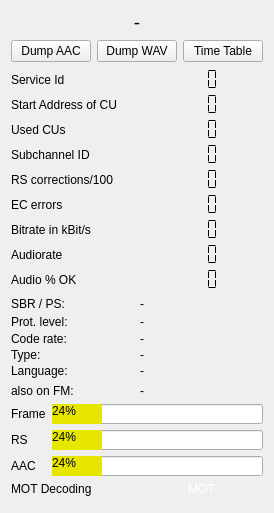
<?xml version="1.0" encoding="UTF-8"?>
<ui version="4.0">
 <class>technical_data</class>
 <widget class="QWidget" name="technical_data">
  <property name="windowTitle">
   <string>Technical Details</string>
  </property>
  <layout class="QVBoxLayout" name="verticalLayout">
   <item>
    <layout class="QHBoxLayout" name="horizontalLayout_5">
     <item>
      <layout class="QHBoxLayout" name="horizontalLayout_2">
       <item>
        <widget class="QLabel" name="programName">
         <property name="maximumSize">
          <size>
           <width>16777215</width>
           <height>40</height>
          </size>
         </property>
         <property name="font">
          <font>
           <pointsize>14</pointsize>
          </font>
         </property>
         <property name="toolTip">
          <string>&lt;html&gt;&lt;head/&gt;&lt;body&gt;&lt;p&gt;&lt;span style=&quot; font-size:14pt;&quot;&gt;Service long label&lt;/span&gt;&lt;/p&gt;&lt;/body&gt;&lt;/html&gt;</string>
         </property>
         <property name="text">
          <string>-</string>
         </property>
         <property name="alignment">
          <set>Qt::AlignCenter</set>
         </property>
        </widget>
       </item>
      </layout>
     </item>
    </layout>
   </item>
   <item>
    <layout class="QHBoxLayout" name="horizontalLayout_4">
     <item>
      <widget class="QPushButton" name="framedumpButton">
       <property name="toolTip">
        <string>&lt;html&gt;&lt;head/&gt;&lt;body&gt;&lt;p&gt;DAB+ audio services are encoded in an AAC format. &lt;/p&gt;&lt;p&gt;Touching this button will show a menu to store the AAC frames into a file.&lt;/p&gt;&lt;p&gt;As usual, touching the button again will close the output file. Programs like VLC can handle such files.&lt;/p&gt;&lt;/body&gt;&lt;/html&gt;</string>
       </property>
       <property name="text">
        <string>Dump AAC</string>
       </property>
      </widget>
     </item>
     <item>
      <widget class="QPushButton" name="audiodumpButton">
       <property name="toolTip">
        <string>&lt;html&gt;&lt;head/&gt;&lt;body&gt;&lt;p&gt;The audio output can be saved as a file in uncompressed PCM format. &lt;/p&gt;&lt;p&gt;Touching this button will show a menu to save the PCM data into a file.&lt;/p&gt;&lt;p&gt;The output is a regular &amp;quot;.wav&amp;quot; file which can be handled by many other audio programs.&lt;/p&gt;&lt;/body&gt;&lt;/html&gt;</string>
       </property>
       <property name="text">
        <string>Dump WAV</string>
       </property>
      </widget>
     </item>
     <item>
      <widget class="QPushButton" name="timeTable_button">
       <property name="toolTip">
        <string>&lt;html&gt;&lt;head/&gt;&lt;body&gt;&lt;p&gt;If configured - opens a new windows with SPI (formerly called EPG) preview.&lt;/p&gt;&lt;p&gt;&lt;br/&gt;Note that this is still work in progress.&lt;/p&gt;&lt;/body&gt;&lt;/html&gt;</string>
       </property>
       <property name="text">
        <string>Time Table</string>
       </property>
      </widget>
     </item>
    </layout>
   </item>
   <item>
    <layout class="QFormLayout" name="formLayout">
     <property name="verticalSpacing">
      <number>2</number>
     </property>
     <item row="0" column="0">
      <widget class="QLabel" name="label_3">
       <property name="text">
        <string>Service Id</string>
       </property>
      </widget>
     </item>
     <item row="0" column="1">
      <widget class="QLCDNumber" name="serviceIdDisplay">
       <property name="frameShape">
        <enum>QFrame::NoFrame</enum>
       </property>
       <property name="mode">
        <enum>QLCDNumber::Hex</enum>
       </property>
       <property name="segmentStyle">
        <enum>QLCDNumber::Flat</enum>
       </property>
      </widget>
     </item>
     <item row="1" column="0">
      <widget class="QLabel" name="label">
       <property name="text">
        <string>Start Address of CU</string>
       </property>
      </widget>
     </item>
     <item row="1" column="1">
      <widget class="QLCDNumber" name="startAddressDisplay">
       <property name="frameShape">
        <enum>QFrame::NoFrame</enum>
       </property>
       <property name="segmentStyle">
        <enum>QLCDNumber::Flat</enum>
       </property>
      </widget>
     </item>
     <item row="2" column="0">
      <widget class="QLabel" name="label_2">
       <property name="text">
        <string>Used CUs</string>
       </property>
      </widget>
     </item>
     <item row="2" column="1">
      <widget class="QLCDNumber" name="lengthDisplay">
       <property name="frameShape">
        <enum>QFrame::NoFrame</enum>
       </property>
       <property name="segmentStyle">
        <enum>QLCDNumber::Flat</enum>
       </property>
      </widget>
     </item>
     <item row="3" column="0">
      <widget class="QLabel" name="label_6">
       <property name="text">
        <string>Subchannel ID</string>
       </property>
      </widget>
     </item>
     <item row="3" column="1">
      <widget class="QLCDNumber" name="subChIdDisplay">
       <property name="frameShape">
        <enum>QFrame::NoFrame</enum>
       </property>
       <property name="segmentStyle">
        <enum>QLCDNumber::Flat</enum>
       </property>
      </widget>
     </item>
     <item row="4" column="0">
      <widget class="QLabel" name="label_4">
       <property name="text">
        <string>RS corrections/100</string>
       </property>
      </widget>
     </item>
     <item row="4" column="1">
      <widget class="QLCDNumber" name="rsCorrections">
       <property name="toolTip">
        <string>The number of corrections made by the reed-solomon algorithm over 10 DAB+ frames (so the number does not relate to the classic DAB/MP2 frames)</string>
       </property>
       <property name="frameShape">
        <enum>QFrame::NoFrame</enum>
       </property>
       <property name="segmentStyle">
        <enum>QLCDNumber::Flat</enum>
       </property>
      </widget>
     </item>
     <item row="6" column="0">
      <widget class="QLabel" name="l6">
       <property name="text">
        <string>Bitrate in kBit/s</string>
       </property>
      </widget>
     </item>
     <item row="6" column="1">
      <widget class="QLCDNumber" name="bitrateDisplay">
       <property name="toolTip">
        <string>&lt;html&gt;&lt;head/&gt;&lt;body&gt;&lt;p&gt;The bitrate of the encoding of the AAC datastream is shown here&lt;/p&gt;&lt;/body&gt;&lt;/html&gt;</string>
       </property>
       <property name="frameShape">
        <enum>QFrame::NoFrame</enum>
       </property>
       <property name="segmentStyle">
        <enum>QLCDNumber::Flat</enum>
       </property>
      </widget>
     </item>
     <item row="7" column="0">
      <widget class="QLabel" name="label_10">
       <property name="text">
        <string>Audiorate</string>
       </property>
      </widget>
     </item>
     <item row="7" column="1">
      <widget class="QLCDNumber" name="audioRate">
       <property name="toolTip">
        <string>&lt;html&gt;&lt;head/&gt;&lt;body&gt;&lt;p&gt;The audible audio runs at 48000 Ss. Some services deliver lower samplerates, these samplerates - shown here - are transformed into 48000 &lt;/p&gt;&lt;/body&gt;&lt;/html&gt;</string>
       </property>
       <property name="frameShape">
        <enum>QFrame::NoFrame</enum>
       </property>
       <property name="segmentStyle">
        <enum>QLCDNumber::Flat</enum>
       </property>
      </widget>
     </item>
     <item row="8" column="0">
      <widget class="QLabel" name="missedLabel">
       <property name="text">
        <string>Audio % OK</string>
       </property>
      </widget>
     </item>
     <item row="8" column="1">
      <widget class="QLCDNumber" name="missedSamples">
       <property name="toolTip">
        <string>&lt;html&gt;&lt;head/&gt;&lt;body&gt;&lt;p&gt;The audiohandler runs with its own clock. If less than the requested number of&lt;/p&gt;&lt;p&gt;audiosamples is passed on, the percentage = shown here - will drop accordingly.&lt;/p&gt;&lt;/body&gt;&lt;/html&gt;</string>
       </property>
       <property name="frameShape">
        <enum>QFrame::NoFrame</enum>
       </property>
       <property name="segmentStyle">
        <enum>QLCDNumber::Flat</enum>
       </property>
      </widget>
     </item>
     <item row="5" column="1">
      <widget class="QLCDNumber" name="ecCorrections">
       <property name="toolTip">
        <string>&lt;html&gt;&lt;head/&gt;&lt;body&gt;&lt;p&gt;RS decoding/recovery uses parity bits. If, however, a parity bit is faulty, recovery of errors may lead to introducing errors. The crc check following the recovery should reveal that.&lt;/p&gt;&lt;/body&gt;&lt;/html&gt;</string>
       </property>
       <property name="frameShape">
        <enum>QFrame::NoFrame</enum>
       </property>
       <property name="segmentStyle">
        <enum>QLCDNumber::Flat</enum>
       </property>
      </widget>
     </item>
     <item row="5" column="0">
      <widget class="QLabel" name="label_11">
       <property name="text">
        <string>EC errors </string>
       </property>
      </widget>
     </item>
    </layout>
   </item>
   <item>
    <layout class="QGridLayout" name="gridLayout_2">
     <property name="verticalSpacing">
      <number>2</number>
     </property>
     <item row="2" column="0">
      <widget class="QLabel" name="label_12">
       <property name="text">
        <string>Code rate:</string>
       </property>
      </widget>
     </item>
     <item row="3" column="0">
      <widget class="QLabel" name="label_8">
       <property name="text">
        <string>Type:</string>
       </property>
      </widget>
     </item>
     <item row="1" column="0">
      <widget class="QLabel" name="label_5">
       <property name="minimumSize">
        <size>
         <width>0</width>
         <height>17</height>
        </size>
       </property>
       <property name="text">
        <string>Prot. level:</string>
       </property>
      </widget>
     </item>
     <item row="3" column="1">
      <widget class="QLabel" name="ASCTy">
       <property name="text">
        <string>-</string>
       </property>
      </widget>
     </item>
     <item row="4" column="1">
      <widget class="QLabel" name="language">
       <property name="toolTip">
        <string>&lt;html&gt;&lt;head/&gt;&lt;body&gt;&lt;p&gt;Language (defined by provider)&lt;/p&gt;&lt;/body&gt;&lt;/html&gt;</string>
       </property>
       <property name="text">
        <string>-</string>
       </property>
      </widget>
     </item>
     <item row="1" column="1">
      <widget class="QLabel" name="uepField">
       <property name="toolTip">
        <string>&lt;html&gt;&lt;head/&gt;&lt;body&gt;&lt;p&gt;Shows Protection Level and Type (A or B)&lt;/p&gt;&lt;/body&gt;&lt;/html&gt;</string>
       </property>
       <property name="text">
        <string>-</string>
       </property>
      </widget>
     </item>
     <item row="2" column="1">
      <widget class="QLabel" name="codeRate">
       <property name="text">
        <string>-</string>
       </property>
      </widget>
     </item>
     <item row="4" column="0">
      <widget class="QLabel" name="label_9">
       <property name="text">
        <string>Language:</string>
       </property>
      </widget>
     </item>
     <item row="0" column="0">
      <widget class="QLabel" name="label_13">
       <property name="text">
        <string>SBR / PS:</string>
       </property>
      </widget>
     </item>
     <item row="0" column="1">
      <widget class="QLabel" name="lblSbrUsed">
       <property name="toolTip">
        <string>&lt;html&gt;&lt;head/&gt;&lt;body&gt;&lt;p&gt;Shows whether audio uses &lt;span style=&quot; font-weight:600;&quot;&gt;S&lt;/span&gt;pectral &lt;span style=&quot; font-weight:600;&quot;&gt;B&lt;/span&gt;and&lt;span style=&quot; font-weight:600;&quot;&gt; R&lt;/span&gt;eplication and &lt;span style=&quot; font-weight:600;&quot;&gt;P&lt;/span&gt;arametric &lt;span style=&quot; font-weight:600;&quot;&gt;S&lt;/span&gt;tereo&lt;/p&gt;&lt;/body&gt;&lt;/html&gt;</string>
       </property>
       <property name="text">
        <string>-</string>
       </property>
      </widget>
     </item>
    </layout>
   </item>
   <item>
    <layout class="QHBoxLayout" name="horizontalLayout_3">
     <item>
      <widget class="QLabel" name="fmLabel">
       <property name="toolTip">
        <string>&lt;html&gt;&lt;head/&gt;&lt;body&gt;&lt;p&gt;This DAB service is on FM as well. Feature only used by some DAB services.&lt;/p&gt;&lt;/body&gt;&lt;/html&gt;</string>
       </property>
       <property name="text">
        <string>also on FM:</string>
       </property>
      </widget>
     </item>
     <item>
      <widget class="QLabel" name="fmFrequency">
       <property name="text">
        <string>-</string>
       </property>
      </widget>
     </item>
    </layout>
   </item>
   <item>
    <layout class="QGridLayout" name="gridLayout">
     <item row="2" column="2">
      <widget class="QProgressBar" name="aacError_display">
       <property name="minimumSize">
        <size>
         <width>0</width>
         <height>0</height>
        </size>
       </property>
       <property name="maximumSize">
        <size>
         <width>16777215</width>
         <height>20</height>
        </size>
       </property>
       <property name="toolTip">
        <string>&lt;html&gt;&lt;head/&gt;&lt;body&gt;&lt;p&gt;Indicator of the success rate of handling the AAC frames in the DAB+ transmissions.&lt;/p&gt;&lt;/body&gt;&lt;/html&gt;</string>
       </property>
       <property name="styleSheet">
        <string notr="true">QProgressBar::chunk { background: #e6e600; }</string>
       </property>
       <property name="value">
        <number>24</number>
       </property>
      </widget>
     </item>
     <item row="0" column="2">
      <widget class="QProgressBar" name="frameError_display">
       <property name="minimumSize">
        <size>
         <width>0</width>
         <height>0</height>
        </size>
       </property>
       <property name="maximumSize">
        <size>
         <width>16777215</width>
         <height>20</height>
        </size>
       </property>
       <property name="toolTip">
        <string>&lt;html&gt;&lt;head/&gt;&lt;body&gt;&lt;p&gt;Frame errors. Indication of the quality of the DAB+ frame detection. 100 is good.&lt;/p&gt;&lt;/body&gt;&lt;/html&gt;</string>
       </property>
       <property name="styleSheet">
        <string notr="true">QProgressBar::chunk { background: #e6e600; }</string>
       </property>
       <property name="value">
        <number>24</number>
       </property>
      </widget>
     </item>
     <item row="0" column="0" colspan="2">
      <widget class="QLabel" name="frameErrorLabel">
       <property name="text">
        <string>Frame</string>
       </property>
      </widget>
     </item>
     <item row="1" column="2">
      <widget class="QProgressBar" name="rsError_display">
       <property name="minimumSize">
        <size>
         <width>0</width>
         <height>0</height>
        </size>
       </property>
       <property name="maximumSize">
        <size>
         <width>16777215</width>
         <height>20</height>
        </size>
       </property>
       <property name="toolTip">
        <string>&lt;html&gt;&lt;head/&gt;&lt;body&gt;&lt;p&gt;Quality of the DAB+ frames. &lt;/p&gt;&lt;p&gt;Indicator for the amount of times meaning the frames contain more errors than the Reed Solomon correction can correct. &lt;/p&gt;&lt;p&gt;100 is good.&lt;/p&gt;&lt;/body&gt;&lt;/html&gt;</string>
       </property>
       <property name="styleSheet">
        <string notr="true">QProgressBar::chunk { background: #e6e600; }</string>
       </property>
       <property name="value">
        <number>24</number>
       </property>
      </widget>
     </item>
     <item row="1" column="0" colspan="2">
      <widget class="QLabel" name="rsErrorLabel">
       <property name="text">
        <string>RS</string>
       </property>
      </widget>
     </item>
     <item row="2" column="0" colspan="2">
      <widget class="QLabel" name="aacErrorLabel">
       <property name="text">
        <string>AAC</string>
       </property>
      </widget>
     </item>
    </layout>
   </item>
   <item>
    <layout class="QHBoxLayout" name="horizontalLayout">
     <item>
      <widget class="QLabel" name="label_7">
       <property name="text">
        <string>MOT Decoding</string>
       </property>
      </widget>
     </item>
     <item>
      <widget class="QLabel" name="motAvailable">
       <property name="sizePolicy">
        <sizepolicy hsizetype="Preferred" vsizetype="Fixed">
         <horstretch>0</horstretch>
         <verstretch>0</verstretch>
        </sizepolicy>
       </property>
       <property name="toolTip">
        <string>&lt;html&gt;&lt;head/&gt;&lt;body&gt;&lt;p&gt;Slide show indicator&lt;/p&gt;&lt;p&gt;Green means MOT frames are received.&lt;/p&gt;&lt;/body&gt;&lt;/html&gt;</string>
       </property>
       <property name="text">
        <string>&lt;html&gt;&lt;head/&gt;&lt;body&gt;&lt;p&gt;&lt;span style=&quot; color:#ffffff;&quot;&gt;MOT&lt;/span&gt;&lt;/p&gt;&lt;/body&gt;&lt;/html&gt;</string>
       </property>
       <property name="alignment">
        <set>Qt::AlignCenter</set>
       </property>
      </widget>
     </item>
    </layout>
   </item>
   <item>
    <widget class="QwtPlot" name="audio">
     <property name="maximumSize">
      <size>
       <width>291</width>
       <height>151</height>
      </size>
     </property>
    </widget>
   </item>
  </layout>
 </widget>
 <customwidgets>
  <customwidget>
   <class>QwtPlot</class>
   <extends>QFrame</extends>
   <header>qwt_plot.h</header>
   <container>1</container>
  </customwidget>
 </customwidgets>
 <resources/>
 <connections/>
</ui>
